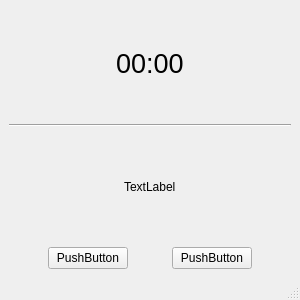
<?xml version="1.0" encoding="UTF-8"?>
<ui version="4.0">
 <class>MainAppWindow</class>
 <widget class="QMainWindow" name="MainAppWindow">
  <property name="geometry">
   <rect>
    <x>0</x>
    <y>0</y>
    <width>300</width>
    <height>300</height>
   </rect>
  </property>
  <property name="maximumSize">
   <size>
    <width>300</width>
    <height>300</height>
   </size>
  </property>
  <property name="windowTitle">
   <string>Pomodoro</string>
  </property>
  <property name="unifiedTitleAndToolBarOnMac">
   <bool>false</bool>
  </property>
  <widget class="QWidget" name="centralwidget">
   <layout class="QGridLayout" name="gridLayout">
    <item row="2" column="0">
     <layout class="QHBoxLayout" name="horizontalLayout_3">
      <item>
       <spacer name="horizontalSpacer_6">
        <property name="orientation">
         <enum>Qt::Orientation::Horizontal</enum>
        </property>
        <property name="sizeHint" stdset="0">
         <size>
          <width>40</width>
          <height>20</height>
         </size>
        </property>
       </spacer>
      </item>
      <item>
       <widget class="QLabel" name="pomoStats">
        <property name="text">
         <string>TextLabel</string>
        </property>
       </widget>
      </item>
      <item>
       <spacer name="horizontalSpacer_7">
        <property name="orientation">
         <enum>Qt::Orientation::Horizontal</enum>
        </property>
        <property name="sizeHint" stdset="0">
         <size>
          <width>40</width>
          <height>20</height>
         </size>
        </property>
       </spacer>
      </item>
     </layout>
    </item>
    <item row="3" column="0">
     <layout class="QHBoxLayout" name="horizontalLayout_2">
      <item>
       <spacer name="horizontalSpacer_4">
        <property name="orientation">
         <enum>Qt::Orientation::Horizontal</enum>
        </property>
        <property name="sizeHint" stdset="0">
         <size>
          <width>40</width>
          <height>20</height>
         </size>
        </property>
       </spacer>
      </item>
      <item>
       <widget class="QPushButton" name="startPauseButton">
        <property name="text">
         <string>PushButton</string>
        </property>
       </widget>
      </item>
      <item>
       <spacer name="horizontalSpacer_3">
        <property name="orientation">
         <enum>Qt::Orientation::Horizontal</enum>
        </property>
        <property name="sizeHint" stdset="0">
         <size>
          <width>40</width>
          <height>20</height>
         </size>
        </property>
       </spacer>
      </item>
      <item>
       <widget class="QPushButton" name="stopButton">
        <property name="text">
         <string>PushButton</string>
        </property>
       </widget>
      </item>
      <item>
       <spacer name="horizontalSpacer_5">
        <property name="orientation">
         <enum>Qt::Orientation::Horizontal</enum>
        </property>
        <property name="sizeHint" stdset="0">
         <size>
          <width>40</width>
          <height>20</height>
         </size>
        </property>
       </spacer>
      </item>
     </layout>
    </item>
    <item row="0" column="0">
     <layout class="QVBoxLayout" name="verticalLayout">
      <item>
       <layout class="QHBoxLayout" name="horizontalLayout">
        <item>
         <spacer name="horizontalSpacer">
          <property name="orientation">
           <enum>Qt::Orientation::Horizontal</enum>
          </property>
          <property name="sizeHint" stdset="0">
           <size>
            <width>40</width>
            <height>20</height>
           </size>
          </property>
         </spacer>
        </item>
        <item>
         <widget class="QLabel" name="timerText">
          <property name="font">
           <font>
            <pointsize>20</pointsize>
           </font>
          </property>
          <property name="text">
           <string>00:00</string>
          </property>
         </widget>
        </item>
        <item>
         <spacer name="horizontalSpacer_2">
          <property name="orientation">
           <enum>Qt::Orientation::Horizontal</enum>
          </property>
          <property name="sizeHint" stdset="0">
           <size>
            <width>40</width>
            <height>20</height>
           </size>
          </property>
         </spacer>
        </item>
       </layout>
      </item>
     </layout>
    </item>
    <item row="1" column="0">
     <widget class="Line" name="line">
      <property name="orientation">
       <enum>Qt::Orientation::Horizontal</enum>
      </property>
     </widget>
    </item>
   </layout>
  </widget>
  <widget class="QMenuBar" name="menubar">
   <property name="geometry">
    <rect>
     <x>0</x>
     <y>0</y>
     <width>300</width>
     <height>30</height>
    </rect>
   </property>
  </widget>
  <widget class="QStatusBar" name="statusbar"/>
 </widget>
 <resources/>
 <connections/>
</ui>
